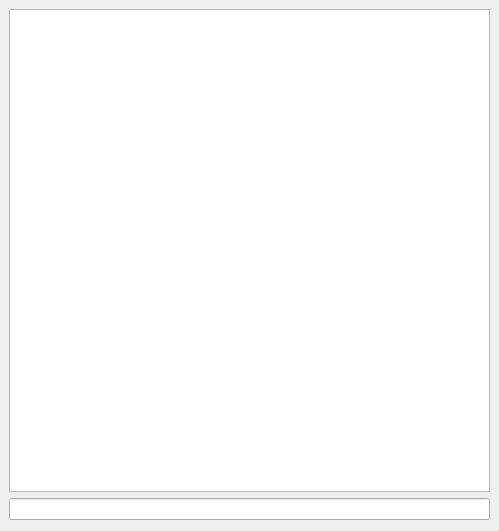
<?xml version="1.0" encoding="UTF-8"?>
<ui version="4.0">
 <class>MessageBufferClass</class>
 <widget class="QWidget" name="MessageBufferClass">
  <property name="windowModality">
   <enum>Qt::WindowModal</enum>
  </property>
  <property name="geometry">
   <rect>
    <x>0</x>
    <y>0</y>
    <width>499</width>
    <height>531</height>
   </rect>
  </property>
  <property name="windowTitle">
   <string>Буфер сообщений</string>
  </property>
  <widget class="QWidget" name="gridLayoutWidget">
   <property name="geometry">
    <rect>
     <x>9</x>
     <y>9</y>
     <width>481</width>
     <height>511</height>
    </rect>
   </property>
   <layout class="QGridLayout" name="gridLayout">
    <item row="0" column="0">
     <widget class="QTextEdit" name="textEdit">
      <property name="autoFormatting">
       <set>QTextEdit::AutoAll</set>
      </property>
      <property name="readOnly">
       <bool>true</bool>
      </property>
     </widget>
    </item>
    <item row="1" column="0">
     <widget class="QLineEdit" name="lineEdit"/>
    </item>
   </layout>
  </widget>
 </widget>
 <resources/>
 <connections/>
</ui>
